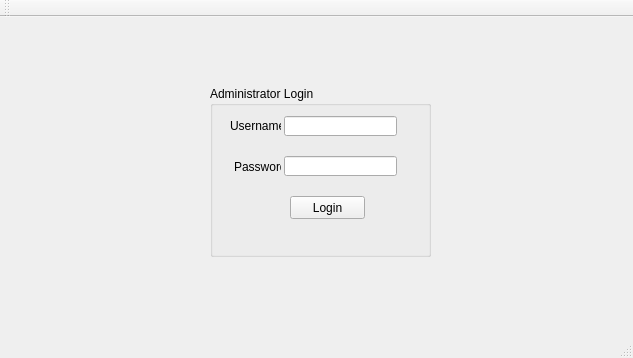
<?xml version="1.0" encoding="UTF-8"?>
<ui version="4.0">
 <class>MainWindow</class>
 <widget class="QMainWindow" name="MainWindow">
  <property name="geometry">
   <rect>
    <x>0</x>
    <y>0</y>
    <width>633</width>
    <height>358</height>
   </rect>
  </property>
  <property name="windowTitle">
   <string>MainWindow</string>
  </property>
  <widget class="QWidget" name="centralWidget">
   <widget class="QGroupBox" name="loginGroupBox">
    <property name="geometry">
     <rect>
      <x>210</x>
      <y>69</y>
      <width>221</width>
      <height>171</height>
     </rect>
    </property>
    <property name="title">
     <string>Administrator Login</string>
    </property>
    <widget class="QLabel" name="passwordLabel">
     <property name="geometry">
      <rect>
       <x>24</x>
       <y>70</y>
       <width>47</width>
       <height>21</height>
      </rect>
     </property>
     <property name="text">
      <string>Password</string>
     </property>
    </widget>
    <widget class="QLineEdit" name="passwordEdit">
     <property name="geometry">
      <rect>
       <x>74</x>
       <y>70</y>
       <width>113</width>
       <height>20</height>
      </rect>
     </property>
    </widget>
    <widget class="QPushButton" name="loginButton">
     <property name="geometry">
      <rect>
       <x>80</x>
       <y>110</y>
       <width>75</width>
       <height>23</height>
      </rect>
     </property>
     <property name="text">
      <string>Login</string>
     </property>
    </widget>
    <widget class="QLineEdit" name="usernameEdit">
     <property name="geometry">
      <rect>
       <x>74</x>
       <y>30</y>
       <width>113</width>
       <height>20</height>
      </rect>
     </property>
    </widget>
    <widget class="QLabel" name="usernameLabel">
     <property name="geometry">
      <rect>
       <x>20</x>
       <y>30</y>
       <width>51</width>
       <height>20</height>
      </rect>
     </property>
     <property name="text">
      <string>Username</string>
     </property>
    </widget>
   </widget>
  </widget>
  <widget class="QMenuBar" name="menuBar">
   <property name="geometry">
    <rect>
     <x>0</x>
     <y>0</y>
     <width>633</width>
     <height>21</height>
    </rect>
   </property>
  </widget>
  <widget class="QToolBar" name="mainToolBar">
   <attribute name="toolBarArea">
    <enum>TopToolBarArea</enum>
   </attribute>
   <attribute name="toolBarBreak">
    <bool>false</bool>
   </attribute>
  </widget>
  <widget class="QStatusBar" name="statusBar"/>
 </widget>
 <layoutdefault spacing="6" margin="11"/>
 <resources/>
 <connections/>
</ui>
